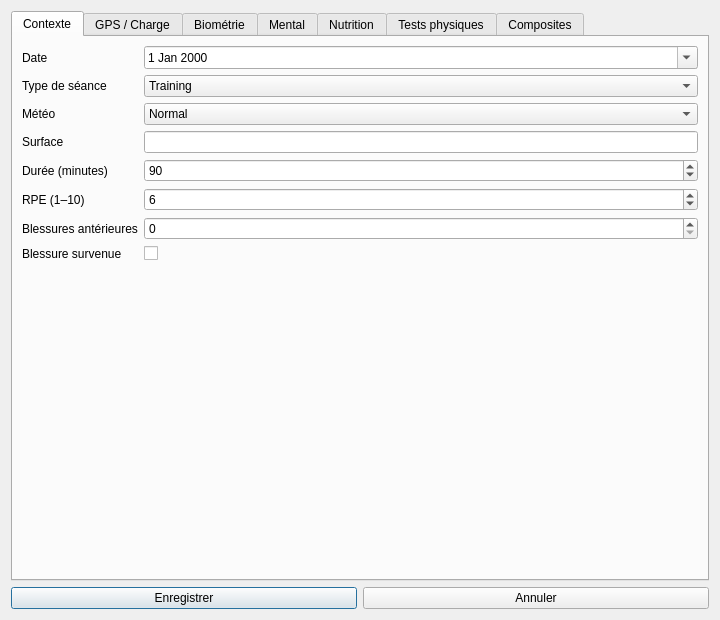
<?xml version="1.0" encoding="UTF-8"?>
<ui version="4.0">
 <class>SessionDialog</class>
 <widget class="QDialog" name="SessionDialog">
  <property name="windowTitle"><string>Nouvelle séance — saisie complète</string></property>
  <property name="minimumSize"><size><width>720</width><height>620</height></size></property>
  <layout class="QVBoxLayout">

   <item>
    <widget class="QTabWidget" name="sessionTabs">

     <!-- ============== ONGLET CONTEXTE ============== -->
     <widget class="QWidget" name="tabContext">
      <attribute name="title"><string>Contexte</string></attribute>
      <layout class="QFormLayout">
       <item row="0" column="0"><widget class="QLabel"><property name="text"><string>Date</string></property></widget></item>
       <item row="0" column="1"><widget class="QDateEdit" name="dateEdit"><property name="calendarPopup"><bool>true</bool></property></widget></item>

       <item row="1" column="0"><widget class="QLabel"><property name="text"><string>Type de séance</string></property></widget></item>
       <item row="1" column="1">
        <widget class="QComboBox" name="sessionTypeCombo">
         <item><property name="text"><string>Training</string></property></item>
         <item><property name="text"><string>Match</string></property></item>
         <item><property name="text"><string>Competition</string></property></item>
         <item><property name="text"><string>Recovery</string></property></item>
         <item><property name="text"><string>Gym</string></property></item>
        </widget>
       </item>

       <item row="2" column="0"><widget class="QLabel"><property name="text"><string>Météo</string></property></widget></item>
       <item row="2" column="1">
        <widget class="QComboBox" name="weatherCombo">
         <item><property name="text"><string>Normal</string></property></item>
         <item><property name="text"><string>Hot</string></property></item>
         <item><property name="text"><string>Cold</string></property></item>
         <item><property name="text"><string>Rainy</string></property></item>
         <item><property name="text"><string>Indoor</string></property></item>
        </widget>
       </item>

       <item row="3" column="0"><widget class="QLabel"><property name="text"><string>Surface</string></property></widget></item>
       <item row="3" column="1"><widget class="QLineEdit" name="surfaceEdit"/></item>

       <item row="4" column="0"><widget class="QLabel"><property name="text"><string>Durée (minutes)</string></property></widget></item>
       <item row="4" column="1"><widget class="QSpinBox" name="trainingMinutesSpin"><property name="maximum"><number>400</number></property><property name="value"><number>90</number></property></widget></item>

       <item row="5" column="0"><widget class="QLabel"><property name="text"><string>RPE (1–10)</string></property></widget></item>
       <item row="5" column="1"><widget class="QSpinBox" name="rpeSpin"><property name="minimum"><number>1</number></property><property name="maximum"><number>10</number></property><property name="value"><number>6</number></property></widget></item>

       <item row="6" column="0"><widget class="QLabel"><property name="text"><string>Blessures antérieures</string></property></widget></item>
       <item row="6" column="1"><widget class="QSpinBox" name="previousInjuriesSpin"><property name="maximum"><number>20</number></property></widget></item>

       <item row="7" column="0"><widget class="QLabel"><property name="text"><string>Blessure survenue</string></property></widget></item>
       <item row="7" column="1"><widget class="QCheckBox" name="injuryCheck"/></item>
      </layout>
     </widget>

     <!-- ============== ONGLET GPS / CHARGE ============== -->
     <widget class="QWidget" name="tabGPS">
      <attribute name="title"><string>GPS / Charge</string></attribute>
      <layout class="QFormLayout">
       <item row="0" column="0"><widget class="QLabel"><property name="text"><string>distance_km — distance totale (km)</string></property></widget></item>
       <item row="0" column="1"><widget class="QDoubleSpinBox" name="distanceKmSpin"><property name="maximum"><double>250.0</double></property><property name="value"><double>8.0</double></property></widget></item>

       <item row="1" column="0"><widget class="QLabel"><property name="text"><string>sprint_distance_km (km)</string></property></widget></item>
       <item row="1" column="1"><widget class="QDoubleSpinBox" name="sprintDistanceKmSpin"><property name="decimals"><number>3</number></property><property name="maximum"><double>20.0</double></property></widget></item>

       <item row="2" column="0"><widget class="QLabel"><property name="text"><string>sprints_count (&gt; 25 km/h)</string></property></widget></item>
       <item row="2" column="1"><widget class="QSpinBox" name="sprintsCountSpin"><property name="maximum"><number>500</number></property></widget></item>

       <item row="3" column="0"><widget class="QLabel"><property name="text"><string>hid_km — haute intensité &gt; 19,8 km/h (km)</string></property></widget></item>
       <item row="3" column="1"><widget class="QDoubleSpinBox" name="hidKmSpin"><property name="maximum"><double>50.0</double></property></widget></item>

       <item row="4" column="0"><widget class="QLabel"><property name="text"><string>acceleration_max (m/s²)</string></property></widget></item>
       <item row="4" column="1"><widget class="QDoubleSpinBox" name="accMaxSpin"><property name="maximum"><double>15.0</double></property><property name="value"><double>7.0</double></property></widget></item>

       <item row="5" column="0"><widget class="QLabel"><property name="text"><string>max_speed (km/h)</string></property></widget></item>
       <item row="5" column="1"><widget class="QDoubleSpinBox" name="maxSpeedSpin"><property name="maximum"><double>50.0</double></property><property name="value"><double>26.0</double></property></widget></item>

       <item row="6" column="0"><widget class="QLabel"><property name="text"><string>accelerations (nb)</string></property></widget></item>
       <item row="6" column="1"><widget class="QSpinBox" name="accelerationsSpin"><property name="maximum"><number>500</number></property></widget></item>

       <item row="7" column="0"><widget class="QLabel"><property name="text"><string>decelerations (nb)</string></property></widget></item>
       <item row="7" column="1"><widget class="QSpinBox" name="decelerationsSpin"><property name="maximum"><number>500</number></property></widget></item>

       <item row="8" column="0"><widget class="QLabel"><property name="text"><string>player_load (UA)</string></property></widget></item>
       <item row="8" column="1"><widget class="QDoubleSpinBox" name="playerLoadSpin"><property name="maximum"><double>3000.0</double></property><property name="value"><double>500.0</double></property></widget></item>

       <item row="9" column="0"><widget class="QLabel"><property name="text"><string>ACWR (auto si vide)</string></property></widget></item>
       <item row="9" column="1"><widget class="QDoubleSpinBox" name="acwrSpin"><property name="decimals"><number>3</number></property><property name="maximum"><double>5.0</double></property><property name="value"><double>1.0</double></property></widget></item>
      </layout>
     </widget>

     <!-- ============== ONGLET BIOMÉTRIE ============== -->
     <widget class="QWidget" name="tabBio">
      <attribute name="title"><string>Biométrie</string></attribute>
      <layout class="QFormLayout">
       <item row="0" column="0"><widget class="QLabel"><property name="text"><string>hrv_rmssd (ms)</string></property></widget></item>
       <item row="0" column="1"><widget class="QDoubleSpinBox" name="hrvRmssdSpin"><property name="maximum"><double>200.0</double></property><property name="value"><double>60.0</double></property></widget></item>

       <item row="1" column="0"><widget class="QLabel"><property name="text"><string>hrv_trend (% sur 7 j)</string></property></widget></item>
       <item row="1" column="1"><widget class="QDoubleSpinBox" name="hrvTrendSpin"><property name="minimum"><double>-100.0</double></property><property name="maximum"><double>100.0</double></property></widget></item>

       <item row="2" column="0"><widget class="QLabel"><property name="text"><string>fc_repos (bpm)</string></property></widget></item>
       <item row="2" column="1"><widget class="QSpinBox" name="fcReposSpin"><property name="maximum"><number>120</number></property><property name="value"><number>55</number></property></widget></item>

       <item row="3" column="0"><widget class="QLabel"><property name="text"><string>fc_repos_alerte (+5 bpm baseline)</string></property></widget></item>
       <item row="3" column="1"><widget class="QCheckBox" name="fcAlerteCheck"/></item>

       <item row="4" column="0"><widget class="QLabel"><property name="text"><string>sommeil_h (heures)</string></property></widget></item>
       <item row="4" column="1"><widget class="QDoubleSpinBox" name="sommeilHSpin"><property name="maximum"><double>14.0</double></property><property name="value"><double>7.5</double></property></widget></item>

       <item row="5" column="0"><widget class="QLabel"><property name="text"><string>sommeil_qualite (1–5)</string></property></widget></item>
       <item row="5" column="1"><widget class="QSpinBox" name="sommeilQSpin"><property name="minimum"><number>1</number></property><property name="maximum"><number>5</number></property><property name="value"><number>4</number></property></widget></item>

       <item row="6" column="0"><widget class="QLabel"><property name="text"><string>fatigue perçue (1–10)</string></property></widget></item>
       <item row="6" column="1"><widget class="QSpinBox" name="fatigueSpin"><property name="minimum"><number>1</number></property><property name="maximum"><number>10</number></property><property name="value"><number>4</number></property></widget></item>

       <item row="7" column="0"><widget class="QLabel"><property name="text"><string>spo2 (%)</string></property></widget></item>
       <item row="7" column="1"><widget class="QDoubleSpinBox" name="spo2Spin"><property name="minimum"><double>80.0</double></property><property name="maximum"><double>100.0</double></property><property name="value"><double>98.0</double></property></widget></item>

       <item row="8" column="0"><widget class="QLabel"><property name="text"><string>jours_depuis_match</string></property></widget></item>
       <item row="8" column="1"><widget class="QSpinBox" name="joursDepuisMatchSpin"><property name="maximum"><number>30</number></property><property name="value"><number>3</number></property></widget></item>
      </layout>
     </widget>

     <!-- ============== ONGLET MENTAL ============== -->
     <widget class="QWidget" name="tabMental">
      <attribute name="title"><string>Mental</string></attribute>
      <layout class="QFormLayout">
       <item row="0" column="0"><widget class="QLabel"><property name="text"><string>motivation (1–10)</string></property></widget></item>
       <item row="0" column="1"><widget class="QSpinBox" name="motivationSpin"><property name="minimum"><number>1</number></property><property name="maximum"><number>10</number></property><property name="value"><number>7</number></property></widget></item>

       <item row="1" column="0"><widget class="QLabel"><property name="text"><string>stress (1–10)</string></property></widget></item>
       <item row="1" column="1"><widget class="QSpinBox" name="stressSpin"><property name="minimum"><number>1</number></property><property name="maximum"><number>10</number></property><property name="value"><number>3</number></property></widget></item>

       <item row="2" column="0"><widget class="QLabel"><property name="text"><string>reaction_ms</string></property></widget></item>
       <item row="2" column="1"><widget class="QDoubleSpinBox" name="reactionMsSpin"><property name="minimum"><double>100.0</double></property><property name="maximum"><double>600.0</double></property><property name="value"><double>240.0</double></property></widget></item>

       <item row="3" column="0"><widget class="QLabel"><property name="text"><string>charge_mentale (1–10)</string></property></widget></item>
       <item row="3" column="1"><widget class="QSpinBox" name="chargeMentaleSpin"><property name="minimum"><number>1</number></property><property name="maximum"><number>10</number></property><property name="value"><number>5</number></property></widget></item>

       <item row="4" column="0"><widget class="QLabel"><property name="text"><string>regularite_score (0–1)</string></property></widget></item>
       <item row="4" column="1"><widget class="QDoubleSpinBox" name="regulariteSpin"><property name="maximum"><double>1.0</double></property><property name="singleStep"><double>0.05</double></property><property name="value"><double>0.8</double></property></widget></item>
      </layout>
     </widget>

     <!-- ============== ONGLET NUTRITION ============== -->
     <widget class="QWidget" name="tabNutri">
      <attribute name="title"><string>Nutrition</string></attribute>
      <layout class="QFormLayout">
       <item row="0" column="0"><widget class="QLabel"><property name="text"><string>poids_variation_pct (%)</string></property></widget></item>
       <item row="0" column="1"><widget class="QDoubleSpinBox" name="poidsVariationSpin"><property name="minimum"><double>-5.0</double></property><property name="maximum"><double>5.0</double></property><property name="singleStep"><double>0.1</double></property></widget></item>

       <item row="1" column="0"><widget class="QLabel"><property name="text"><string>hydratation_score (1–8)</string></property></widget></item>
       <item row="1" column="1"><widget class="QSpinBox" name="hydratationSpin"><property name="minimum"><number>1</number></property><property name="maximum"><number>8</number></property><property name="value"><number>3</number></property></widget></item>

       <item row="2" column="0"><widget class="QLabel"><property name="text"><string>ck_post (U/L)</string></property></widget></item>
       <item row="2" column="1"><widget class="QDoubleSpinBox" name="ckPostSpin"><property name="maximum"><double>5000.0</double></property><property name="value"><double>250.0</double></property></widget></item>
      </layout>
     </widget>

     <!-- ============== ONGLET TESTS PHYSIQUES ============== -->
     <widget class="QWidget" name="tabPhys">
      <attribute name="title"><string>Tests physiques</string></attribute>
      <layout class="QFormLayout">
       <item row="0" column="0"><widget class="QLabel"><property name="text"><string>vo2max (ml/kg/min)</string></property></widget></item>
       <item row="0" column="1"><widget class="QDoubleSpinBox" name="vo2maxSpin"><property name="maximum"><double>90.0</double></property><property name="value"><double>55.0</double></property></widget></item>

       <item row="1" column="0"><widget class="QLabel"><property name="text"><string>cmj_cm (saut CMJ, cm)</string></property></widget></item>
       <item row="1" column="1"><widget class="QDoubleSpinBox" name="cmjCmSpin"><property name="maximum"><double>100.0</double></property><property name="value"><double>42.0</double></property></widget></item>

       <item row="2" column="0"><widget class="QLabel"><property name="text"><string>rsa_index (%)</string></property></widget></item>
       <item row="2" column="1"><widget class="QDoubleSpinBox" name="rsaIndexSpin"><property name="maximum"><double>100.0</double></property><property name="value"><double>90.0</double></property></widget></item>

       <item row="3" column="0"><widget class="QLabel"><property name="text"><string>force_n (N)</string></property></widget></item>
       <item row="3" column="1"><widget class="QDoubleSpinBox" name="forceNSpin"><property name="maximum"><double>1000.0</double></property><property name="value"><double>350.0</double></property></widget></item>

       <item row="4" column="0"><widget class="QLabel"><property name="text"><string>fatigue_sprint_pct (%)</string></property></widget></item>
       <item row="4" column="1"><widget class="QDoubleSpinBox" name="fatigueSprintSpin"><property name="maximum"><double>50.0</double></property><property name="value"><double>8.0</double></property></widget></item>
      </layout>
     </widget>

     <!-- ============== ONGLET COMPOSITES ============== -->
     <widget class="QWidget" name="tabComp">
      <attribute name="title"><string>Composites</string></attribute>
      <layout class="QFormLayout">
       <item row="0" column="0"><widget class="QLabel"><property name="text"><string>wellness_score (0–10) — auto si vide</string></property></widget></item>
       <item row="0" column="1"><widget class="QDoubleSpinBox" name="wellnessSpin"><property name="maximum"><double>10.0</double></property><property name="value"><double>7.0</double></property></widget></item>

       <item row="1" column="0"><widget class="QLabel"><property name="text"><string>perf_index (0–100) — auto si vide</string></property></widget></item>
       <item row="1" column="1"><widget class="QDoubleSpinBox" name="perfIndexSpin"><property name="maximum"><double>100.0</double></property><property name="value"><double>65.0</double></property></widget></item>
      </layout>
     </widget>

    </widget>
   </item>

   <item>
    <layout class="QHBoxLayout">
     <item><widget class="QPushButton" name="saveSessionBtn"><property name="text"><string>Enregistrer</string></property></widget></item>
     <item><widget class="QPushButton" name="cancelSessionBtn"><property name="text"><string>Annuler</string></property></widget></item>
    </layout>
   </item>
  </layout>
 </widget>
</ui>
